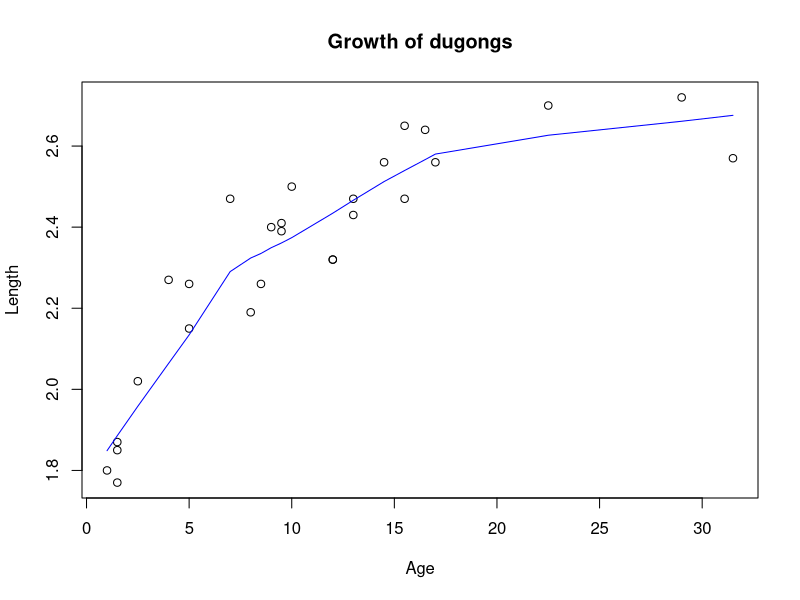

Source code (R):
## ---- chunk 1
knitr::opts_chunk$set(echo = FALSE)
x = c( 1.0,  1.5,  1.5,  1.5, 2.5,4.0,  5.0,  5.0,  7.0,
       8.0,  8.5,  9.0,  9.5, 9.5,10.0, 12.0, 12.0, 13.0,
       13.0, 14.5, 15.5, 15.5, 16.5,17.0, 22.5, 29.0, 31.5)
Y = c(1.80, 1.85, 1.87, 1.77, 2.02,2.27, 2.15, 2.26, 2.47,
      2.19, 2.26, 2.40, 2.39, 2.41,2.50, 2.32, 2.32, 2.43,
      2.47, 2.56, 2.65, 2.47, 2.64,2.56, 2.70, 2.72, 2.57)

dataSet <- data.frame(age=x,length=Y)
## ---- chunk 2
plot(x,Y , ylab="Length", xlab="Age", main="Growth of dugongs")
lines(lowess(x,Y), col="blue")
